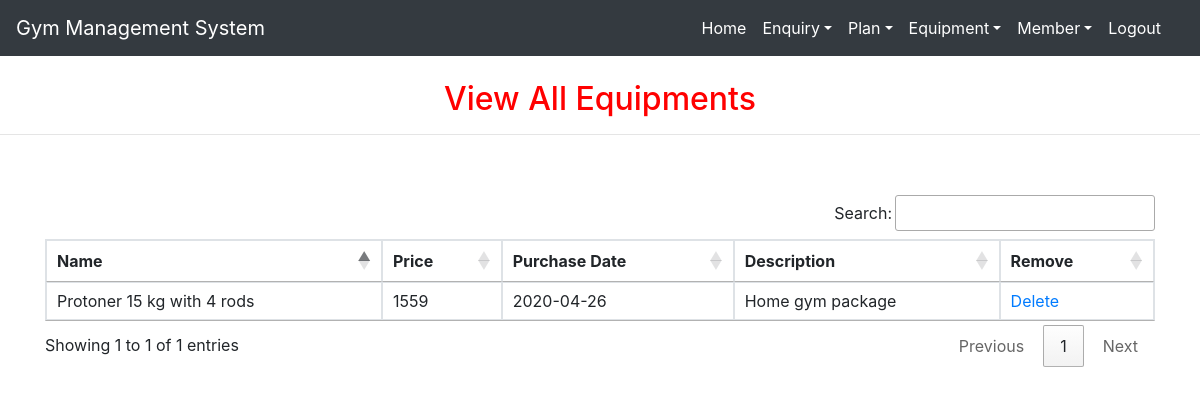
The app's page /view_equipment (signed in) with its own data.
### gym/models.py (models this page shows, shortened)
class Equipment(models.Model):
    name = models.CharField(max_length=100)
    price = models.CharField(max_length=15)
    unit = models.CharField(max_length=10)
    date1 = models.CharField(max_length=50)
    description = models.CharField(max_length=200)

### gym/views.py (the view)
# urls.py: path('view_equipment', View_Equipment, name='view_equipment'),
def View_Equipment(request):
    if not request.user.is_authenticated:
        return redirect('login')
    equipment = Equipment.objects.all()
    d = {'equipment': equipment}
    return render(request,'view_equipment.html', d)

### gym/templates/view_equipment.html
{% extends 'navigationbar.html' %}
{% block body %}
<center><h2 style="color:red;margin-top:2%">View All Equipments</h2></center><hr>
<div class="container" style="margin-top:5%">
<table class="table table-bordered" id="example">
  <thead>
  <tr>
    <th>Name</th>
      <th>Price</th>
    <th>Purchase Date</th>
        <th>Description</th>
    <th>Remove</th>
  </tr>
  </thead>
   <tbody>
    {% for i in equipment %}
  <tr>
    <td>{{i.name}}</td>
      <td>{{i.price}}</td>
      <td>{{i.date1}}</td>
<td>{{i.description}}</td>
<td><a href="{% url 'delete_equipment' i.id %}" onclick="return confirm('Are you sure?')">
  Delete</a></td>
  </tr>
    {% endfor %}
    </tbody>
</table>
 </div>
{% endblock %}

### gym/static/css/mystyle.css (style rules this page uses)
h2 { color:blue }

### records on screen
Equipment: name "Protoner 15 kg with 4 rods", price "1559", date1 "2020-04-26", description "Home gym package"
